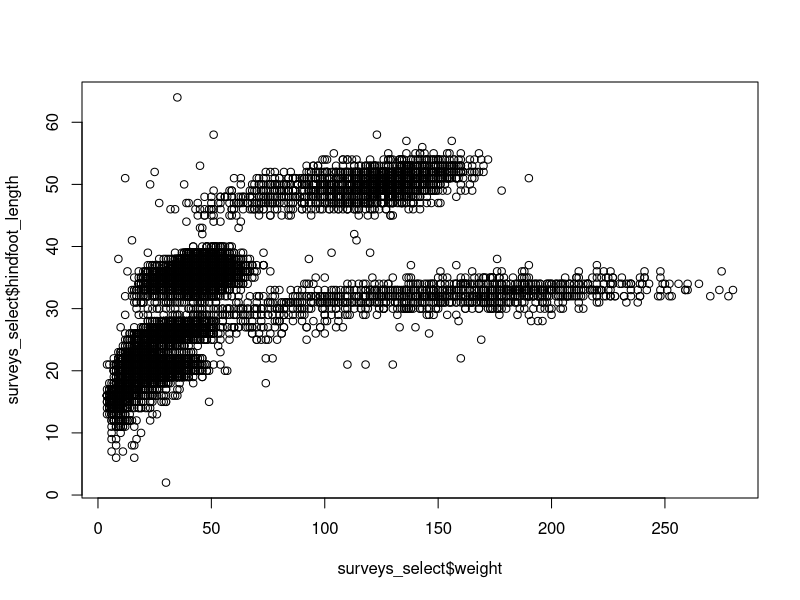
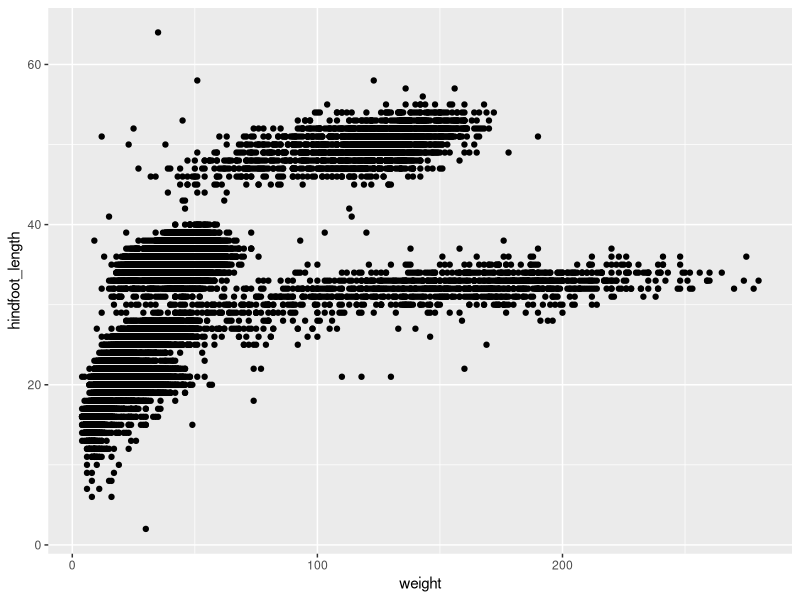
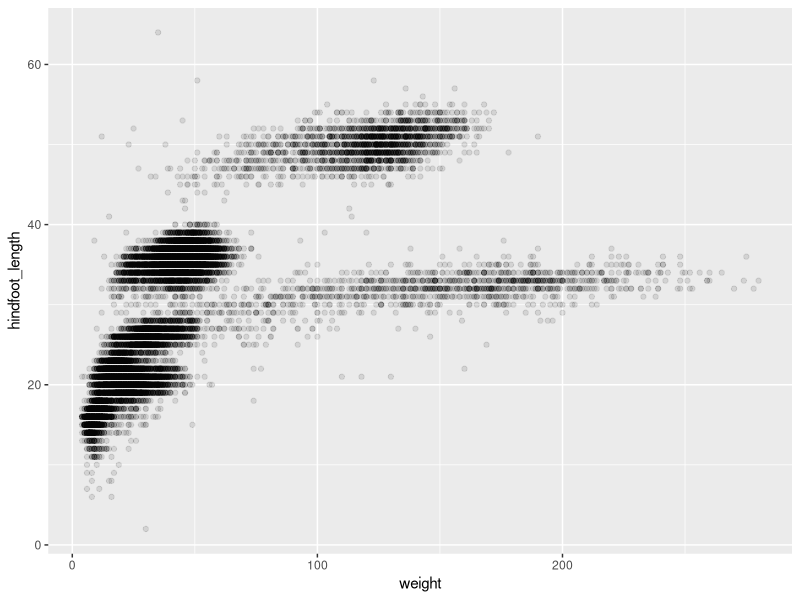
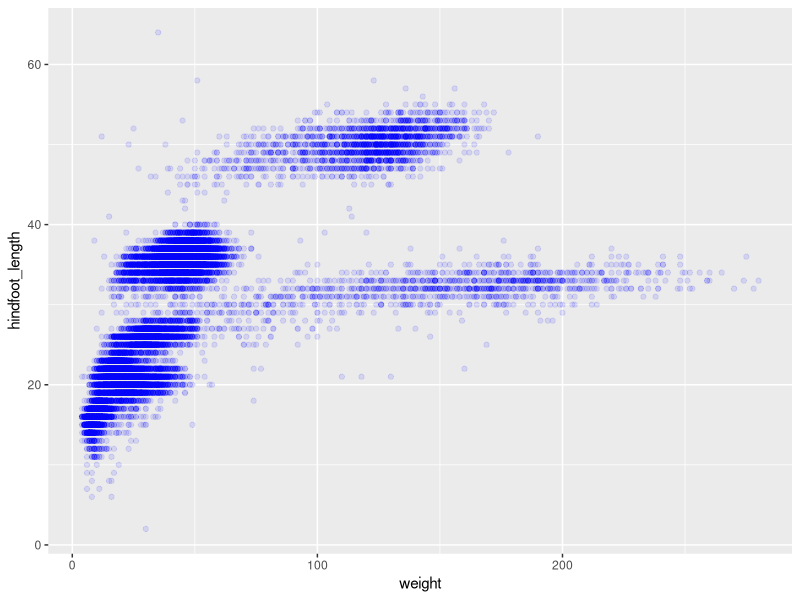
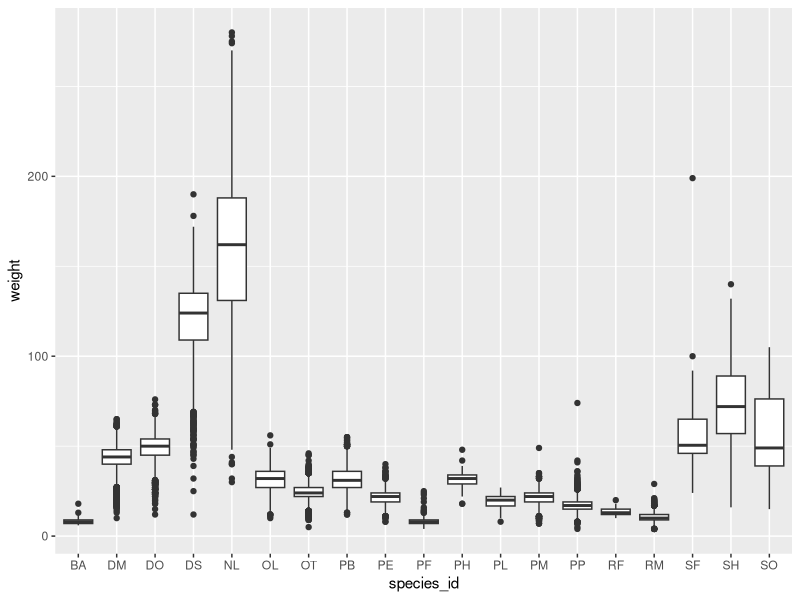
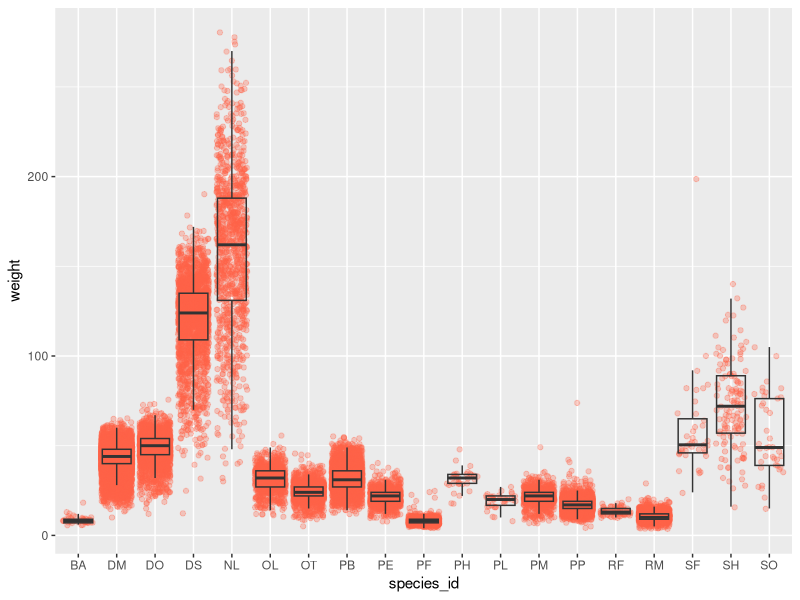
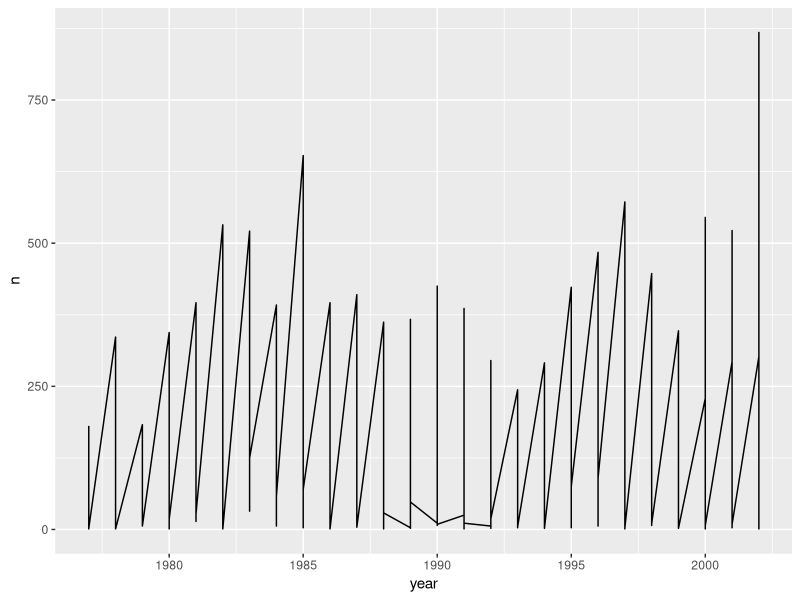
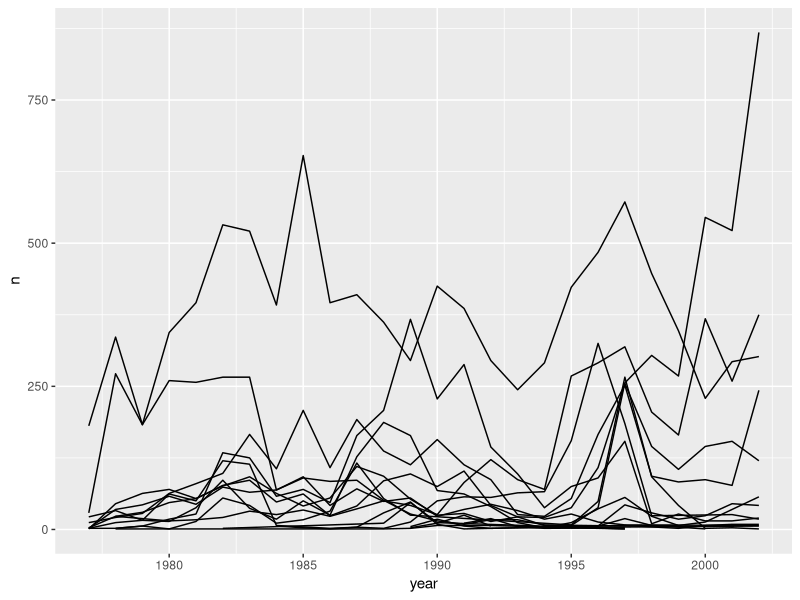

Recreate these plots in R, in order.
## ---- chunk 1
# plotting package
library(ggplot2)
# piping / chaining
library(magrittr)
# modern dataframe manipulations
library(dplyr)
## ---- chunk 2

surveys_raw <- read.csv('data/portal_data_joined.csv')

summary(surveys_raw)

surveys_complete <- surveys_raw %>%
  filter(!is.na(weight)) %>%          # remove missing weight
  filter(!is.na(hindfoot_length))     # remove missing hindfoot_length

dim(surveys_complete)
## ---- chunk 3
species_select <- surveys_complete %>%
  group_by(species_id) %>%
  tally %>%
  filter(n >= 10) %>%
  select(species_id)

species_select
## ---- chunk 4
surveys_select <- surveys_complete %>%
  filter(species_id %in% species_select$species_id) %>%
  select(species_id, weight, hindfoot_length, year)

plot(x = surveys_select$weight, y = surveys_select$hindfoot_length)
## ---- chunk 5
ggplot(data = surveys_select, aes(x = weight, y = hindfoot_length)) +
  geom_point()

ggplot(data = surveys_select, aes(x = weight, y = hindfoot_length)) +
  geom_point(alpha = 0.1)

ggplot(data = surveys_select, aes(x = weight, y = hindfoot_length)) +
  geom_point(alpha = 0.1, color = "blue")
## ---- chunk 6
ggplot(data = surveys_select, aes(x = species_id,  y = weight)) +
  geom_boxplot()

ggplot(data = surveys_select, aes(x = species_id, y = weight)) +
  geom_jitter(alpha = 0.3, color = "tomato") +
  geom_boxplot(alpha = 0)
## ---- chunk 7
yearly_counts <- surveys_select %>%
  group_by(year, species_id) %>%
  tally

ggplot(data = yearly_counts, aes(x = year, y = n)) +
  geom_line()

ggplot(data = yearly_counts, aes(x = year, y = n, group = species_id)) +
  geom_line()

ggplot(data = yearly_counts, aes(x = year, y = n, group = species_id, color = species_id)) +
  geom_line()
## ---- chunk 8
ggplot(data = yearly_counts, aes(x = year, y = n, color = species_id)) +
  geom_line() + facet_wrap(~species_id)
## ---- chunk 9

sex_values = c("F", "M")
surveys_select_sex <- surveys_complete %>%
  filter(species_id %in% species_select$species_id) %>%
  select(species_id, weight, hindfoot_length, sex, year) %>% 
  filter(sex %in% sex_values)

yearly_sex_counts <- surveys_select_sex %>%
  group_by(year, species_id, sex) %>%
  tally

ggplot(data = yearly_sex_counts, aes(x = year, y = n, color = sex, group = sex)) +
  geom_line() + facet_wrap(~ species_id)

